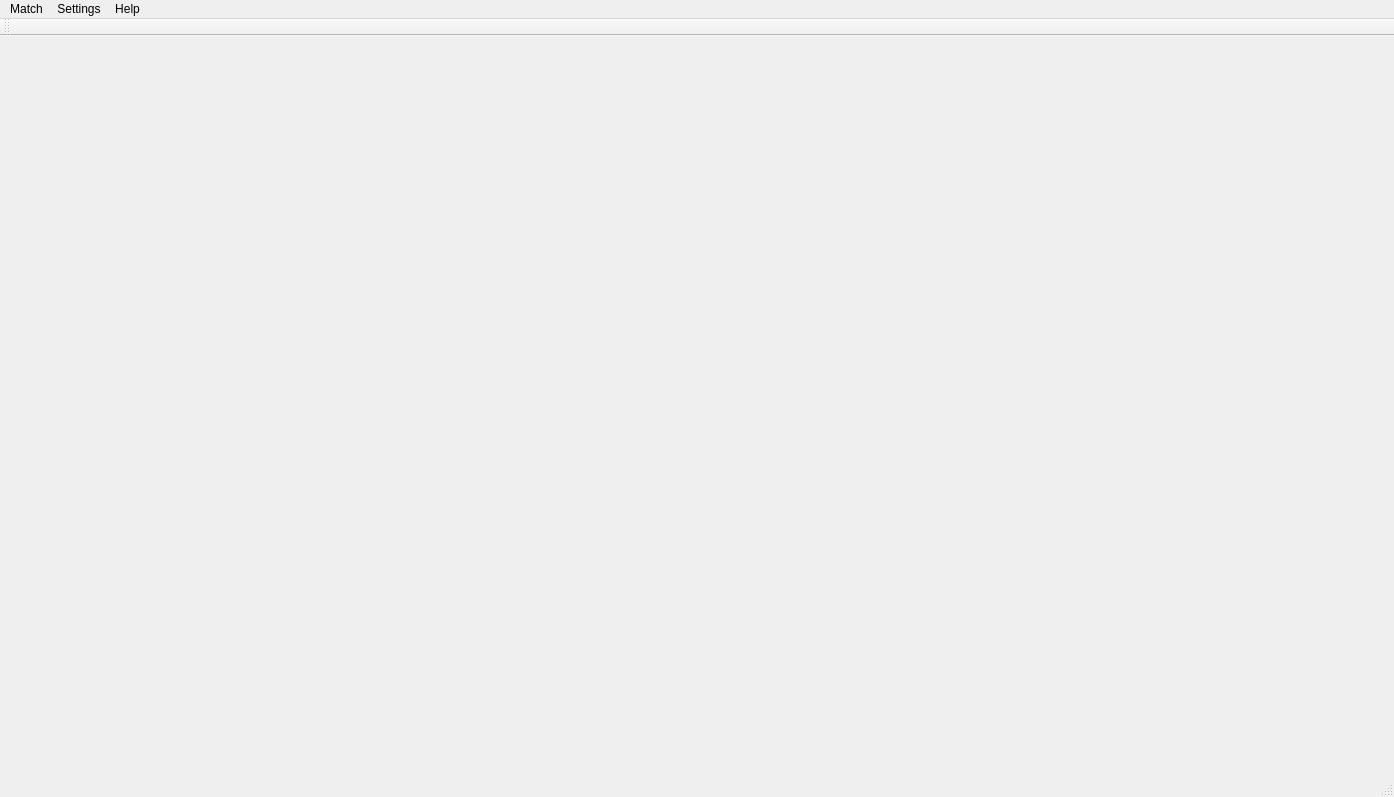
<?xml version="1.0" encoding="UTF-8"?>
<ui version="4.0">
 <class>MainWindow</class>
 <widget class="QMainWindow" name="MainWindow">
  <property name="geometry">
   <rect>
    <x>0</x>
    <y>0</y>
    <width>1394</width>
    <height>797</height>
   </rect>
  </property>
  <property name="windowTitle">
   <string>MainWindow</string>
  </property>
  <widget class="QWidget" name="centralWidget">
   <widget class="QWidget" name="gridLayoutWidget">
    <property name="geometry">
     <rect>
      <x>10</x>
      <y>0</y>
      <width>1371</width>
      <height>731</height>
     </rect>
    </property>
    <layout class="QGridLayout" name="SongGrid"/>
   </widget>
  </widget>
  <widget class="QMenuBar" name="menuBar">
   <property name="geometry">
    <rect>
     <x>0</x>
     <y>0</y>
     <width>1394</width>
     <height>21</height>
    </rect>
   </property>
   <widget class="QMenu" name="menuMatch">
    <property name="title">
     <string>Match</string>
    </property>
    <addaction name="actionNew_Match"/>
    <addaction name="actionLoad_Match"/>
    <addaction name="actionSave_Match"/>
    <addaction name="actionReset_Match"/>
   </widget>
   <widget class="QMenu" name="menuSettings">
    <property name="title">
     <string>Settings</string>
    </property>
   </widget>
   <widget class="QMenu" name="menuHelp">
    <property name="title">
     <string>Help</string>
    </property>
   </widget>
   <addaction name="menuMatch"/>
   <addaction name="menuSettings"/>
   <addaction name="menuHelp"/>
  </widget>
  <widget class="QToolBar" name="mainToolBar">
   <attribute name="toolBarArea">
    <enum>TopToolBarArea</enum>
   </attribute>
   <attribute name="toolBarBreak">
    <bool>false</bool>
   </attribute>
  </widget>
  <widget class="QStatusBar" name="statusBar"/>
  <action name="actionNew_Match">
   <property name="text">
    <string>New Match</string>
   </property>
  </action>
  <action name="actionLoad_Match">
   <property name="text">
    <string>Load Match</string>
   </property>
  </action>
  <action name="actionSave_Match">
   <property name="text">
    <string>Save Match</string>
   </property>
  </action>
  <action name="actionReset_Match">
   <property name="text">
    <string>Reset Match</string>
   </property>
  </action>
 </widget>
 <layoutdefault spacing="6" margin="11"/>
 <resources/>
 <connections/>
</ui>
